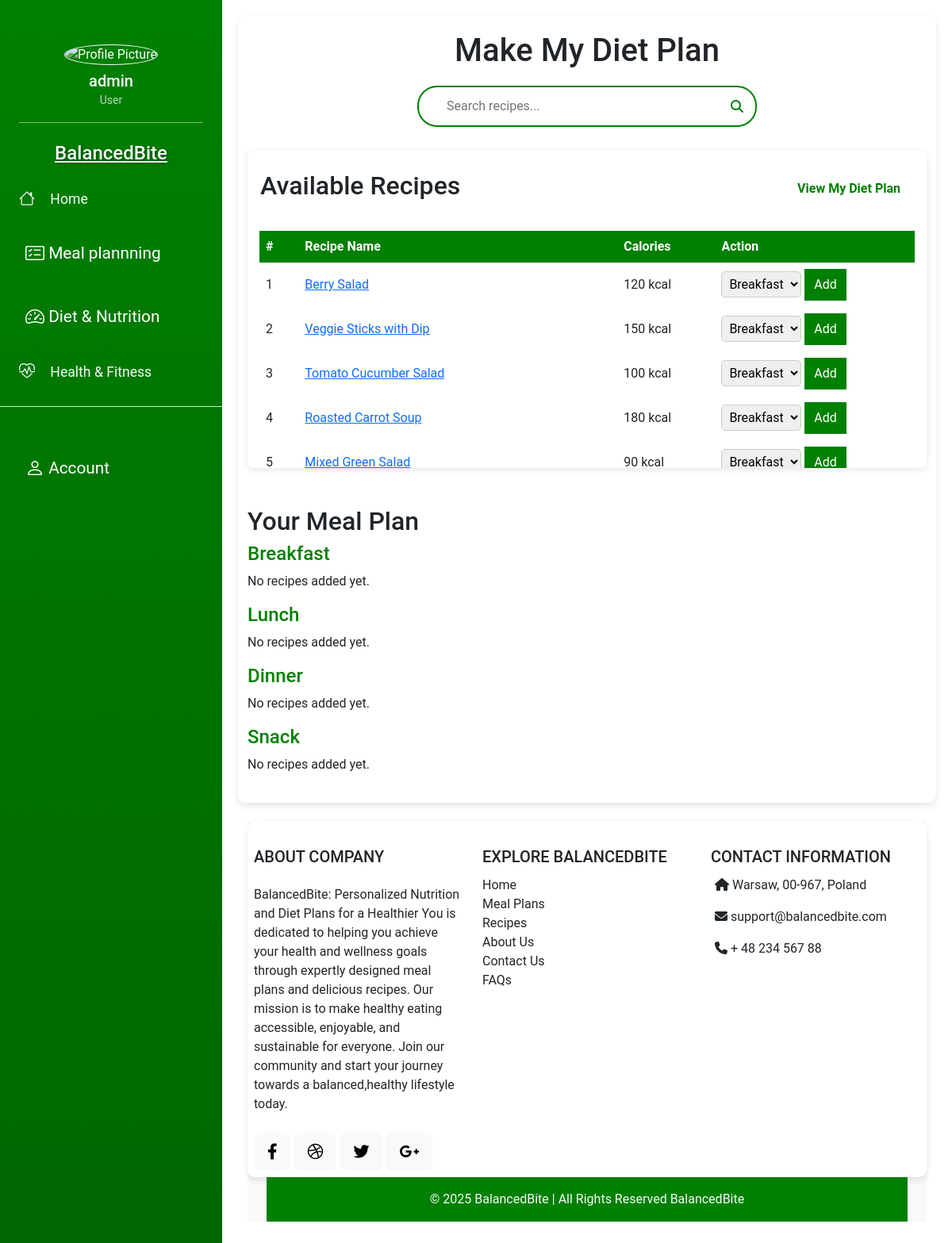
Page /make_diet_plan.php (signed in) on the committed database.
### tables this page shows
CREATE TABLE `recipes` (
  `id` int(11) NOT NULL,
  `name` varchar(255) DEFAULT NULL,
  `calories` int(11) DEFAULT NULL,
  `carbs` int(11) DEFAULT NULL,
  `fats` int(11) DEFAULT NULL,
  `proteins` int(11) DEFAULT NULL,
  `image` varchar(255) DEFAULT NULL,
  `meal` varchar(20) DEFAULT NULL,
  `ingredients` text NOT NULL,
  `directions` text DEFAULT NULL,
  `foodcat` varchar(50) DEFAULT NULL,
  `prep_time` varchar(50) DEFAULT NULL,
  `cook_time` varchar(50) DEFAULT NULL
);

### make_diet_plan.php (the view, shortened to what this page needs)
<?php
require('db/dbconnect.php');
$user_id = $_SESSION['id'];
$sql = "SELECT * FROM recipes";
$result = $conn->query($sql);
?>
<!DOCTYPE html>
<html lang="en">
<head>
    <?php require('component/Designlinks.php'); ?>
    <link rel="stylesheet" href="css/make_diet_plan.css">
</head>
<body>
    <?php require('component/usernav.php'); ?>
    <div class="main-content">
        <div class="container">
            <h1>Make My Diet Plan</h1>
            <div class="search-container">
                <i class="fa fa-search search-icon"></i>
                <input type="text" id="search" class="search-box" placeholder="Search recipes..." onkeyup="searchRecipes()">
            </div>
            <div class="recipe-list">
                <div class="recipes-header">
                    <h2>Available Recipes</h2>
                    <a href="view_diet_plan.php" class="view-diet-btn">View My Diet Plan</a>
                </div>
                <table class="recipe-table">
                    <thead>
                        <tr>
                            <th>#</th>
                            <th>Recipe Name</th>
                            <th>Calories</th>
                            <th>Action</th>
                        </tr>
                    </thead>
                    <tbody>
                        <?php $count = 1;
                        while ($row = $result->fetch_assoc()): ?>
                            <tr>
                                <td><?= $count ?></td>
                                <td><a href="recipe.php?name=<?= urlencode($row['name']); ?>&calories=<?= $row['calories']; ?>">
                                        <?= $row["name"] ?>
                                    </a></td>
                                <td><?= $row["calories"] ?> kcal</td>
                                <td>
                                    <form method="POST">
                                        <select name="meal_type">
                                            <option value="breakfast">Breakfast</option>
                                        </select>
                                        <button type="submit">Add</button>
                                    </form>
                                </td>
                            </tr>
                        <?php $count++;
                        endwhile; ?>
                    </tbody>
                </table>
            </div>
            <div class="meal-plan mt-5">
                <h2>Your Meal Plan</h2>
                <?php
                $meal_types = ["breakfast", "lunch", "dinner", "snack"];
                foreach ($meal_types as $meal_type):
                    echo "<div class='meal-section'><h4>" . ucfirst($meal_type) . "</h4><ul class='untitled-list'>";
                    $sql = "SELECT r.id, r.name FROM diet_plan dp
                            JOIN recipes r ON dp.recipe_id = r.id
                            WHERE dp.user_id = ? AND dp.meal_type = ?";
                    if ($stmt = $conn->prepare($sql)) {
                        $stmt->bind_param("is", $user_id, $meal_type);
                        $stmt->execute();
                        $result = $stmt->get_result();
                        if ($result->num_rows > 0) {
                            while ($row = $result->fetch_assoc()) {
                                echo "<li class='list'>" . htmlspecialchars($row['name']) . "
                                    <form method='POST'>
                                        <input type='hidden' name='recipe_id' value='{$row['id']}'>
                                        <input type='hidden' name='meal_type' value='$meal_type'>
                                        <button type='submit' name='remove'>Remove</button>
                                    </form>
                                </li>";
                            }
                        } else {
                            echo "<li>No recipes added yet.</li>";
                        }
                    } else {
                        die("Error fetching meal plan: " . $conn->error);
                    }
                    echo "</ul></div>";
                endforeach;
                ?>
            </div>
        </div>
        <?php require('component/Footer.php'); ?>
    </div>
</body>
</html>

### css/make_diet_plan.css (style rules this page uses)
.untitled-list { list-style: none; padding: 0; }
body { font-family: 'Poppins', sans-serif; background-color: #f4f4f4; margin: 0; padding: 0; }
.main-content { margin-left: 280px; padding: 20px; width: calc(100% - 280px); flex: 1; }
.container { width: 80%; margin: auto; background: white; padding: 20px; border-radius: 10px; box-shadow: 0 4px 10px rgba(0, 0, 0, 0.1); }
h1 { text-align: center; color: rgb(0, 128, 0); font-weight: bolder; }
.recipe-list { width: 100%; display: inline-block; vertical-align: top; background: #fff; padding: 15px; border-radius: 8px; box-shadow: 0 2px 10px rgba(0, 0, 0, 0.1); transition: transform 0.3s ease; max-height: 400px; overflow-y: auto; margin-top: 30px; }
table { width: 100%; border-collapse: collapse; margin-top: 20px; }
th, td { border: 1px solid #ddd; padding: 8px; text-align: left; }
th { background-color: rgb(0, 128, 0); color: white; }
button { background: rgb(0, 128, 0); color: white; border: none; padding: 8px 12px; cursor: pointer; border-radius: 5px; transition: background 0.3s ease; }
select { padding: 5px; margin-right: 10px; border-radius: 5px; border: 1px solid #ccc; }
.meal-section h4 { color: rgb(0, 128, 0); }
.search-container { position: relative; width: 100%; display: flex; justify-content: center; align-items: center; margin-top: 20px; }
.search-box { width: 50%; padding: 12px 40px 12px 35px; border: 2px solid rgb(0, 128, 0); border-radius: 25px; outline: none; font-size: 16px; transition: 0.3s; }
.search-icon { position: absolute; right: 27%; color: rgb(0, 128, 0); }
.recipes-header { display: flex; justify-content: space-between; align-items: center; padding: 10px 1px; border-radius: 10px; }
.view-diet-btn { background-color: white; color: rgb(0, 128, 0); text-decoration: none; padding: 8px 15px; border-radius: 5px; font-weight: bold; transition: 0.3s ease; border: 2px solid white; }

### component/Usernav.php (style rules this page uses)
body { display: flex; flex-wrap: wrap; height: 100vh; overflow-x: hidden; font-family: 'Roboto', sans-serif; }

### rows in the picture
recipes: name "Berry Salad", calories "120"
recipes: name "Veggie Sticks with Dip", calories "150"
recipes: name "Tomato Cucumber Salad", calories "100"
recipes: name "Roasted Carrot Soup", calories "180"
recipes: name "Mixed Green Salad", calories "90"

### other values in the picture
$username "admin"
$meal_type "Breakfast"
$meal_type "Lunch"
$meal_type "Dinner"
$meal_type "Snack"
